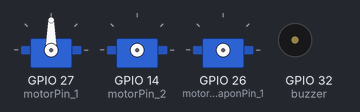
A sketch run on a simulated ESP32. Parts: 3 × servo, buzzer (waves = sounding). Nothing arrives over Bluetooth unless stated; what the sketch prints to the serial monitor is not drawn.

Above: at 0.1 s.
At 6.2 s:
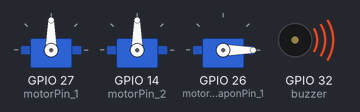
Timing chart, 0 to 7.7 s (numbered marks = the images above):
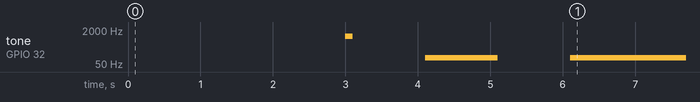

The sketch:

BATTLEBOT_ESP32_PS3.ino
```cpp
/*%%%%%%%%%%%%%%%%%%%%%%%%%%%%%%%%%%%%%%%%%%%%%%%%%%%%%%%%%%%%%%%%%%%%%%%%%%%%%%%%%%%%%%%%%%%%%%%%%%%%%%%%%
%BEACHTECH-ROBOTICS
%Ps3 BattleBot Code for the ESP-Wroom-32 Dev broad
%Greggory Hartsfield
%July/28/2022
%%%%%%%%%%%%%%%%%%%%%%%%%%%%%%%%%%%%%%%%%%%%%%%%%%%%%%%%%%%%%%%%%%%%%%%%%%%%%%%%%%%%%%%%%%%%%%%%%%%%%%%%%%%*/
#include <Ps3Controller.h>
#include <ESP32Servo.h>
#include <Math.h>

Servo motor_1;
Servo motor_2;
Servo motorWeapon_1;

int buzzer = 32;                                        // Speaker to ESP Pin 32
int motorPin_1 = 27;                                    // ESC S1 to ESP Pin 27
int motorPin_2 = 14;                                    // ESC S2 to ESP Pin 14
int motorWeaponPin_1 = 26;                              // ESC to ESP Pin 26

int motorValue_1;
int motorValue_2;
int motorWeaponValue_1;

int ADC_Max = 4096;

float forwardModifier = 1;                               // This modifies Forward movement from a range 0-1
float turnModifier = 1;                                  // This modifies Turn movement from a range 0-1

void setup() {
  // Allow allocation of all timers
  ESP32PWM::allocateTimer(0);
  ESP32PWM::allocateTimer(1);
  ESP32PWM::allocateTimer(2);
  ESP32PWM::allocateTimer(3);

  Serial.begin(115200);
  Ps3.begin("00:00:00:00:00:00");                       //This is the Unique BlueTooth MAC Adress from Ps3 Controller
  Serial.println("Ready.");

  pinMode(buzzer, OUTPUT);
  motor_1.setPeriodHertz(50);
  motor_1.attach(motorPin_1, 1000, 2000);
  motor_1.write(1500);                                  //Initializing ESC S1
  delay(1000);

  motor_2.setPeriodHertz(50);
  motor_2.attach(motorPin_2, 1000, 2000);
  motor_2.write(1500);                                  //Initializing ESC S2
  delay(1000);

  motorWeapon_1.setPeriodHertz(50);
  motorWeapon_1.attach(motorWeaponPin_1, 1000, 2000);
  motorWeapon_1.write(1000);                            //Initializing ESC Weapon
  delay(1000);


  Serial.print("Initializing Motors");
  tone(buzzer, 1000);
    delay(100);
  Serial.print(" . ");
  noTone(buzzer);
    delay(1000);
  Serial.print(" . ");
  tone(buzzer, 100);
    delay(1000);
  Serial.print(" . ");
  noTone(buzzer);
    delay(1000);
  Serial.println("Compleate");
  tone(buzzer, 100);
}

void loop() {

  if (Ps3.isConnected()) {

                                                              // INPUT MIXING

    double x = Ps3.data.analog.stick.lx * turnModifier;       // Controller Left Stick data * ternModifier
    double y = Ps3.data.analog.stick.ly * forwardModifier;    // Controller Right Stick data * forwardModifier

    double r = sqrt(sq(y) + sq(x));                           // Convert the initial (x,y) coordinates to polar coordinates.
    double t = atan(x/y);

    t = t + (0.785);                                          // 45 degrees in radians 0.785398 = pi/4

    float R = r * cos(t);                                     // Rotate them by 45 degrees.
    float L = r * sin(t);

    int i = 1;                                                // Clamp the new values to -1.0/+1.0.
    if (y<0) {
      i= -1;
      }else {
      i= 1;
    }

    motorValue_1 = round(R * sqrt(2) * i);                    // Convert the polar coordinates back to cartesian.
    motorValue_2 = round(L * sqrt(2) * i);
                                                              // End of Input Mixing

    // Sending Data to the ESC S1
    motorValue_1 = map(motorValue_1, -256, 256, 1000, 2000);  // Mapping the range from -255,255 to 1000ms,2000ms
    motor_1.write(motorValue_1);
    Serial.printf("%d ,", motorValue_1);

    // Sending Data to the ESC S2
    motorValue_2 = map(motorValue_2, -256, 256, 1000, 2000);  // Mapping the range from -255,255 to 1000ms,2000ms
    motor_2.write(motorValue_2);
    Serial.printf("d\n", motorValue_2);

    // Sending Data to the ESC Weapon Motor
    motorWeaponValue_1 =Ps3.data.analog.button.r2;
    motorWeaponValue_1 = map(motorWeaponValue_1, 0, 256, 1000, 2000);  // Mapping the range from -255,255 to 1000ms,2000ms
    motorWeapon_1.write(motorWeaponValue_1);
    Serial.printf("%d\n", Ps3.data.analog.button.r2);

  }else{

  tone(buzzer, 1000);
  delay(100);
  noTone(buzzer);
  delay(1500);
  Serial.println("Diconected");
  }
}
```
